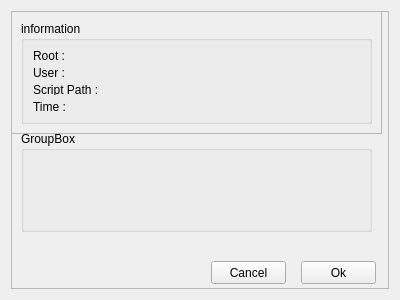
<?xml version="1.0" encoding="UTF-8"?>
<ui version="4.0">
 <class>Form</class>
 <widget class="QWidget" name="Form">
  <property name="geometry">
   <rect>
    <x>0</x>
    <y>0</y>
    <width>400</width>
    <height>300</height>
   </rect>
  </property>
  <property name="windowTitle">
   <string>Test_forNuke</string>
  </property>
  <layout class="QGridLayout" name="gridLayout_2">
   <item row="0" column="0">
    <layout class="QGridLayout" name="gridLayout">
     <item row="0" column="0">
      <widget class="QFrame" name="frame">
       <property name="frameShape">
        <enum>QFrame::StyledPanel</enum>
       </property>
       <property name="frameShadow">
        <enum>QFrame::Raised</enum>
       </property>
       <widget class="QFrame" name="frame_2">
        <property name="geometry">
         <rect>
          <x>0</x>
          <y>0</y>
          <width>371</width>
          <height>123</height>
         </rect>
        </property>
        <property name="frameShape">
         <enum>QFrame::StyledPanel</enum>
        </property>
        <property name="frameShadow">
         <enum>QFrame::Raised</enum>
        </property>
        <layout class="QHBoxLayout" name="horizontalLayout">
         <item>
          <widget class="QGroupBox" name="groupBox">
           <property name="title">
            <string>information</string>
           </property>
           <layout class="QVBoxLayout" name="verticalLayout">
            <item>
             <widget class="QLabel" name="label_root">
              <property name="text">
               <string>Root : </string>
              </property>
             </widget>
            </item>
            <item>
             <widget class="QLabel" name="label_user">
              <property name="text">
               <string>User :</string>
              </property>
             </widget>
            </item>
            <item>
             <widget class="QLabel" name="label_ScriptPath">
              <property name="text">
               <string>Script Path : </string>
              </property>
             </widget>
            </item>
            <item>
             <widget class="QLabel" name="label_Time">
              <property name="text">
               <string>Time :</string>
              </property>
             </widget>
            </item>
           </layout>
          </widget>
         </item>
        </layout>
       </widget>
       <widget class="QGroupBox" name="groupBox_2">
        <property name="geometry">
         <rect>
          <x>10</x>
          <y>120</y>
          <width>351</width>
          <height>101</height>
         </rect>
        </property>
        <property name="title">
         <string>GroupBox</string>
        </property>
       </widget>
       <widget class="QPushButton" name="pushButton">
        <property name="geometry">
         <rect>
          <x>290</x>
          <y>250</y>
          <width>75</width>
          <height>23</height>
         </rect>
        </property>
        <property name="text">
         <string>Ok</string>
        </property>
       </widget>
       <widget class="QPushButton" name="pushButton_2">
        <property name="geometry">
         <rect>
          <x>200</x>
          <y>250</y>
          <width>75</width>
          <height>23</height>
         </rect>
        </property>
        <property name="text">
         <string>Cancel</string>
        </property>
       </widget>
      </widget>
     </item>
    </layout>
   </item>
  </layout>
 </widget>
 <resources/>
 <connections/>
</ui>
